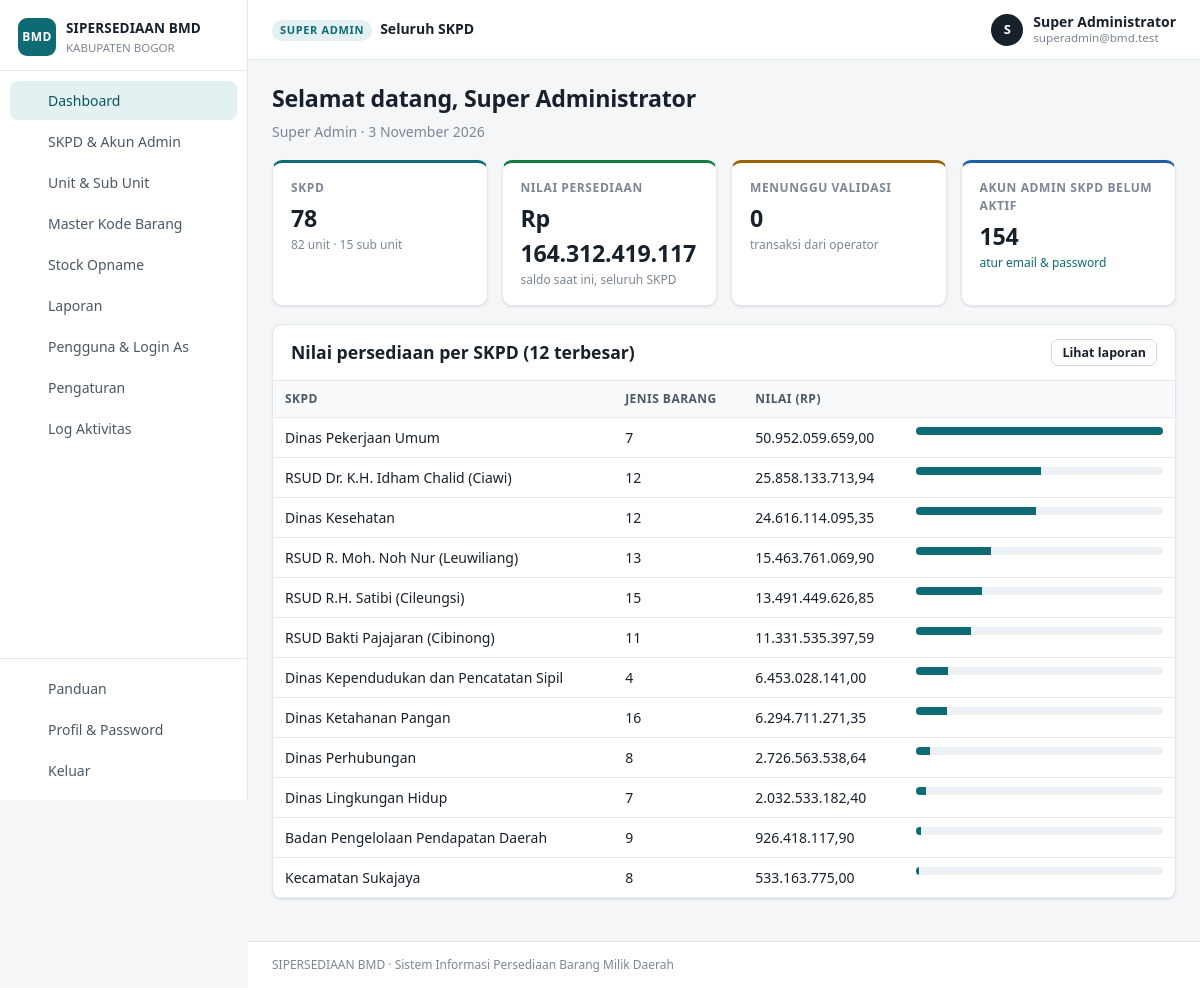
/index.php (signed in), run on the app's committed database.
### tables this page shows
CREATE TABLE users (
  id          INT UNSIGNED NOT NULL AUTO_INCREMENT PRIMARY KEY,
  nama        VARCHAR(150) NOT NULL,
  nip         VARCHAR(30)  NULL,
  email       VARCHAR(150) NULL,
  password    VARCHAR(255) NULL,
  role        ENUM('superadmin','admin_skpd','admin','operator') NOT NULL,
  skpd_id     INT UNSIGNED NULL,
  unit_id     INT UNSIGNED NULL,
  slot        TINYINT UNSIGNED NOT NULL DEFAULT 1,
  is_active   TINYINT(1) NOT NULL DEFAULT 0,
  last_login  DATETIME NULL,
  created_at  DATETIME NOT NULL DEFAULT CURRENT_TIMESTAMP,
  updated_at  DATETIME NULL ON UPDATE CURRENT_TIMESTAMP,
  UNIQUE KEY uk_email (email),
  KEY idx_skpd (skpd_id),
  KEY idx_unit (unit_id),
  CONSTRAINT fk_user_skpd FOREIGN KEY (skpd_id) REFERENCES skpd(id)       ON DELETE CASCADE,
  CONSTRAINT fk_user_unit FOREIGN KEY (unit_id) REFERENCES unit_kerja(id) ON DELETE CASCADE
);

CREATE TABLE skpd (
  id          INT UNSIGNED NOT NULL AUTO_INCREMENT PRIMARY KEY,
  kode        VARCHAR(30)  NULL,
  nama        VARCHAR(200) NOT NULL,
  lokasi      VARCHAR(255) NULL,
  pic         VARCHAR(150) NULL,
  email       VARCHAR(150) NULL,
  telp        VARCHAR(50)  NULL,
  created_at  DATETIME NOT NULL DEFAULT CURRENT_TIMESTAMP,
  updated_at  DATETIME NULL ON UPDATE CURRENT_TIMESTAMP
);

### index.php (called while the page is built, shortened)
<?php
require_login();
$page = isset($_GET['page']) ? preg_replace('/[^a-z_]/', '', $_GET['page']) : 'dashboard';
require __DIR__ . '/pages/' . $page . '.php';

### core/helpers.php (called while the page is built, shortened)
<?php
function e($s)
{
    return htmlspecialchars((string)$s, ENT_QUOTES, 'UTF-8');
}
function url($page = 'dashboard', array $params = [])
{
    $params = array_merge(['page' => $page], $params);
    return 'index.php?' . http_build_query($params);
}
function rupiah($n, $dec = 2)
{
    return number_format((float)$n, $dec, ',', '.');
}
function angka($n)
{
    $n = (float)$n;
    return (floor($n) == $n) ? number_format($n, 0, ',', '.') : number_format($n, 2, ',', '.');
}
function bulan_indo($m)
{
    $b = [1 => 'Januari', 'Februari', 'Maret', 'April', 'Mei', 'Juni', 'Juli', 'Agustus', 'September', 'Oktober', 'November', 'Desember'];
    return $b[(int)$m] ?? '';
}
function tgl_indo($date, $withTime = false)
{
    $t = strtotime($date);
    $s = date('j', $t) . ' ' . bulan_indo(date('n', $t)) . ' ' . date('Y', $t);
    return $s;
}
function setting($key, $default = '')
{
    static $cache = null;
    if ($cache === null) {
        $cache = [];
        foreach (rows('SELECT kunci, nilai FROM pengaturan') as $r) $cache[$r['kunci']] = $r['nilai'];
    }
    return (isset($cache[$key]) && $cache[$key] !== '') ? $cache[$key] : $default;
}
function role_label($role, $unitLevel = null)
{
    switch ($role) {
        case 'superadmin': return 'Super Admin';
    }
    return $role;
}

### core/db.php (called while the page is built, shortened)
<?php
function db()
{
    static $conn = null;
    if ($conn === null) {
        try {
            $conn = new mysqli(DB_HOST, DB_USER, DB_PASS, DB_NAME, (int)DB_PORT);
            $conn->set_charset('utf8mb4');
            $conn->query("SET time_zone = '+07:00'");
        } catch (mysqli_sql_exception $e) {
            http_response_code(500);
            echo '<div style="font-family:sans-serif;max-width:640px;margin:60px auto;padding:24px;border:1px solid #f1c0c0;border-radius:8px;background:#fff7f7">'
                . '<h2 style="margin-top:0;color:#b42318">Koneksi database gagal</h2>'
                . '<p>Periksa pengaturan <code>DB_HOST</code>, <code>DB_USER</code>, <code>DB_PASS</code>, <code>DB_NAME</code> pada file <code>config.php</code> '
                . 'dan pastikan database sudah diimpor dari folder <code>database/</code>.</p>'
                . (APP_DEBUG ? '<pre style="white-space:pre-wrap">' . htmlspecialchars($e->getMessage()) . '</pre>' : '')
                . '</div>';
            exit;
        }
    }
    return $conn;
}
function q($sql, array $params = [])
{
    $stmt = db()->prepare($sql);
    if ($params) {
        $types = '';
        $vals = [];
        foreach ($params as $p) {
            if (is_int($p) || is_bool($p)) { $types .= 'i'; $vals[] = (int)$p; }
            elseif (is_float($p)) { $types .= 'd'; $vals[] = $p; }
            elseif ($p === null) { $types .= 's'; $vals[] = null; }
            else { $types .= 's'; $vals[] = (string)$p; }
        }
        $refs = [];
        foreach ($vals as $k => $v) { $refs[$k] = &$vals[$k]; }
        array_unshift($refs, $types);
        call_user_func_array([$stmt, 'bind_param'], $refs);
    }
    $stmt->execute();
    return $stmt;
}
function rows($sql, array $params = [])
{
    $stmt = q($sql, $params);
    $res = $stmt->get_result();
    $out = $res ? $res->fetch_all(MYSQLI_ASSOC) : [];
    return $out;
}
function row($sql, array $params = [])
{
    $r = rows($sql, $params);
    return $r ? $r[0] : null;
}
function val($sql, array $params = [])
{
    $r = row($sql, $params);
    return $r ? reset($r) : null;
}

### core/auth.php (called while the page is built, shortened)
<?php
function user()
{
    static $u = false;
    if ($u !== false) return $u;
    $u = null;
    if (!empty($_SESSION['uid'])) {
        $u = row('SELECT u.*, uk.level AS unit_level, uk.nama AS unit_nama, uk.parent_id AS unit_parent_id,
                         COALESCE(s1.nama, s2.nama) AS skpd_nama, COALESCE(u.skpd_id, uk.skpd_id) AS skpd_ref
                  FROM users u
                  LEFT JOIN unit_kerja uk ON uk.id = u.unit_id
                  LEFT JOIN skpd s1 ON s1.id = u.skpd_id
                  LEFT JOIN skpd s2 ON s2.id = uk.skpd_id
                  WHERE u.id = ? AND (u.is_active = 1 OR ?)', [(int)$_SESSION['uid'], impersonator_id() ? 1 : 0]);
        if ($u) {
            $u['id'] = (int)$u['id'];
            $u['unit_id'] = $u['unit_id'] ? (int)$u['unit_id'] : null;
            $u['skpd_id'] = $u['skpd_ref'] ? (int)$u['skpd_ref'] : null;
        } else {
            unset($_SESSION['uid']);
        }
    }
    return $u;
}
function require_login()
{
    if (!user()) {
        if (is_ajax()) json_out(['ok' => false, 'msg' => 'Sesi berakhir, silakan login kembali.'], 401);
        redirect('login.php');
    }
}
function has_role(...$roles)
{
    $u = user();
    return $u && in_array($u['role'], $roles, true);
}
function impersonator_id()
{
    return (int)($_SESSION['impersonator'] ?? 0);
}

### pages/dashboard.php (the view, shortened to what this page needs)
<?php
$u = user();
include BASE_PATH . '/views/header.php';
?>
<div class="page-head">
  <div>
    <h1>Selamat datang, <?= e($u['nama']) ?></h1>
    <p><?= e(role_label($u['role'], $u['unit_level'])) ?> · <?= tgl_indo(date('Y-m-d')) ?></p>
  </div>
</div>
<?php if ($u['role'] === 'superadmin'):
    $nSkpd = (int)val('SELECT COUNT(*) FROM skpd');
    $nUnit = (int)val("SELECT COUNT(*) FROM unit_kerja WHERE level='unit'");
    $nSub = (int)val("SELECT COUNT(*) FROM unit_kerja WHERE level='subunit'");
    $nilai = (float)val('SELECT COALESCE(SUM(nilai),0) FROM barang');
    $pending = (int)val("SELECT COUNT(*) FROM transaksi WHERE status='menunggu'");
    $akunBelum = (int)val("SELECT COUNT(*) FROM users WHERE role='admin_skpd' AND (email IS NULL OR is_active=0)");
    $perSkpd = rows('SELECT s.id, s.nama, COALESCE(SUM(b.nilai),0) nilai, COUNT(DISTINCT CASE WHEN b.stok>0 THEN b.id END) item
                     FROM skpd s LEFT JOIN unit_kerja uk ON uk.skpd_id=s.id LEFT JOIN barang b ON b.unit_id=uk.id
                     GROUP BY s.id, s.nama ORDER BY nilai DESC LIMIT 12');
    $max = $perSkpd ? max(1, (float)$perSkpd[0]['nilai']) : 1;
?>
  <div class="stats">
    <div class="stat accent"><div class="label">SKPD</div><div class="value"><?= angka($nSkpd) ?></div><div class="hint"><?= angka($nUnit) ?> unit · <?= angka($nSub) ?> sub unit</div></div>
    <div class="stat green"><div class="label">Nilai Persediaan</div><div class="value">Rp <?= rupiah($nilai, 0) ?></div><div class="hint">saldo saat ini, seluruh SKPD</div></div>
    <div class="stat amber"><div class="label">Menunggu Validasi</div><div class="value"><?= angka($pending) ?></div><div class="hint">transaksi dari operator</div></div>
    <div class="stat blue"><div class="label">Akun Admin SKPD Belum Aktif</div><div class="value"><?= angka($akunBelum) ?></div><div class="hint"><a href="<?= e(url('skpd')) ?>">atur email &amp; password</a></div></div>
  </div>
  <div class="card">
    <div class="card-head"><h2>Nilai persediaan per SKPD (12 terbesar)</h2><a class="btn btn-light btn-sm" href="<?= e(url('laporan')) ?>">Lihat laporan</a></div>
    <div class="card-body tight table-wrap">
      <table class="tbl">
        <thead><tr><th>SKPD</th><th class="num">Jenis Barang</th><th class="num">Nilai (Rp)</th><th style="width:30%"></th></tr></thead>
        <tbody>
        <?php foreach ($perSkpd as $r): ?>
          <tr><td><?= e($r['nama']) ?></td><td class="num"><?= angka($r['item']) ?></td><td class="num"><?= rupiah($r['nilai']) ?></td>
            <td><div class="bar"><span style="width:<?= round((float)$r['nilai'] / $max * 100, 1) ?>%"></span></div></td></tr>
        <?php endforeach; ?>
        </tbody>
      </table>
    </div>
  </div>
<?php endif; ?>
<?php include BASE_PATH . '/views/footer.php'; ?>

### views/header.php (shortened to what this page needs)
<?php
$u = user();
$curPage = $_GET['page'] ?? 'dashboard';
function icon($n)
{
    return '<svg class="ic" viewBox="0 0 24 24" fill="none" stroke="currentColor" stroke-width="1.8" stroke-linecap="round" stroke-linejoin="round" aria-hidden="true">' . ($p[$n] ?? '') . '</svg>';
}
$menu = [];
$menu[] = ['dashboard', 'Dashboard', 'home'];
if ($u['role'] === 'superadmin') {
    $menu[] = ['skpd', 'SKPD & Akun Admin', 'building'];
    $menu[] = ['unit', 'Unit & Sub Unit', 'tree'];
    $menu[] = ['kode', 'Master Kode Barang', 'code'];
    $menu[] = ['stock_opname', 'Stock Opname', 'lock'];
    $menu[] = ['laporan', 'Laporan', 'report'];
    $menu[] = ['pengguna', 'Pengguna & Login As', 'users'];
    $menu[] = ['pengaturan', 'Pengaturan', 'gear'];
    $menu[] = ['log', 'Log Aktivitas', 'list'];
} elseif ($u['role'] === 'admin_skpd') {
    $menu[] = ['unit', 'Unit & Sub Unit', 'tree'];
    $menu[] = ['stock_opname', 'Stock Opname', 'lock'];
    $menu[] = ['laporan', 'Laporan', 'report'];
}
$activeMap = ['skpd_form' => 'skpd', 'unit_form' => 'unit', 'akun' => ($u['role'] === 'superadmin' ? 'skpd' : 'unit'), 'kartu' => 'stok', 'transaksi_detail' => 'transaksi', 'kode_import' => 'kode'];
$active = $activeMap[$curPage] ?? $curPage;
$scopeLabel = $u['role'] === 'superadmin' ? 'Seluruh SKPD' : ($u['role'] === 'admin_skpd' ? $u['skpd_nama'] : $u['unit_nama']);
?><!doctype html>
<html lang="id">
<head>
<link rel="stylesheet" href="assets/app.css?v=3">
</head>
<body>
<div class="layout">
  <aside class="sidebar" id="sidebar">
    <div class="brand">
      <div class="brand-mark">BMD</div>
      <div>
        <div class="brand-name"><?= e(APP_NAME) ?></div>
        <div class="brand-sub"><?= e(setting('nama_pemda', 'Pemerintah Daerah')) ?></div>
      </div>
    </div>
    <nav class="nav">
      <?php foreach ($menu as $m): ?>
        <a href="<?= e(url($m[0])) ?>" class="<?= $active === $m[0] ? 'active' : '' ?>">
          <?= icon($m[2]) ?><span><?= e($m[1]) ?></span>
        </a>
      <?php endforeach; ?>
    </nav>
    <div class="nav nav-bottom">
      <a href="<?= e(url('panduan')) ?>" class="<?= $active === 'panduan' ? 'active' : '' ?>"><?= icon('help') ?><span>Panduan</span></a>
      <a href="<?= e(url('profil')) ?>" class="<?= $active === 'profil' ? 'active' : '' ?>"><?= icon('user') ?><span>Profil &amp; Password</span></a>
      <a href="logout.php"><?= icon('logout') ?><span>Keluar</span></a>
    </div>
  </aside>
  <div class="main">
    <header class="topbar">
      <div class="scope">
        <span class="scope-label"><?= e(role_label($u['role'], $u['unit_level'])) ?></span>
        <span class="scope-name"><?= e($scopeLabel) ?></span>
      </div>
      <div class="who">
        <div class="avatar"><?= e(mb_strtoupper(mb_substr($u['nama'], 0, 1))) ?></div>
        <div class="who-text"><b><?= e($u['nama']) ?></b><small><?= e($u['email']) ?></small></div>
      </div>
    </header>
    <main class="content">

### data on the page
users: role "Seluruh SKPD", nama "S", nama "Super Administrator", email "superadmin@bmd.test"
skpd: nama "Dinas Pekerjaan Umum", item "7", nilai "50.952.059.659,00"
skpd: nama "RSUD Dr. K.H. Idham Chalid (Ciawi)", item "12", nilai "25.858.133.713,94"
skpd: nama "Dinas Kesehatan", item "12", nilai "24.616.114.095,35"
skpd: nama "RSUD R. Moh. Noh Nur (Leuwiliang)", item "13", nilai "15.463.761.069,90"
skpd: nama "RSUD R.H. Satibi (Cileungsi)", item "15", nilai "13.491.449.626,85"
skpd: nama "RSUD Bakti Pajajaran (Cibinong)", item "11", nilai "11.331.535.397,59"
skpd: nama "Dinas Kependudukan dan Pencatatan Sipil", item "4", nilai "6.453.028.141,00"
skpd: nama "Dinas Ketahanan Pangan", item "16", nilai "6.294.711.271,35"
skpd: nama "Dinas Perhubungan", item "8", nilai "2.726.563.538,64"
skpd: nama "Dinas Lingkungan Hidup", item "7", nilai "2.032.533.182,40"
skpd: nama "Badan Pengelolaan Pendapatan Daerah", item "9", nilai "926.418.117,90"
skpd: nama "Kecamatan Sukajaya", item "8", nilai "533.163.775,00"

### other printed values
APP_NAME "SIPERSEDIAAN BMD"
setting('nama_pemda', 'Pemerintah Daerah') "KABUPATEN BOGOR"
$m[1] "Dashboard"
$m[1] "SKPD & Akun Admin"
$m[1] "Unit & Sub Unit"
$m[1] "Master Kode Barang"
$m[1] "Stock Opname"
$m[1] "Laporan"
$m[1] "Pengguna & Login As"
$m[1] "Pengaturan"
$m[1] "Log Aktivitas"
role_label($u['role'], $u['unit_level']) "SUPER ADMIN"
role_label($u['role'], $u['unit_level']) "Super Admin"
angka($nSkpd) "78"
angka($nUnit) "82"
